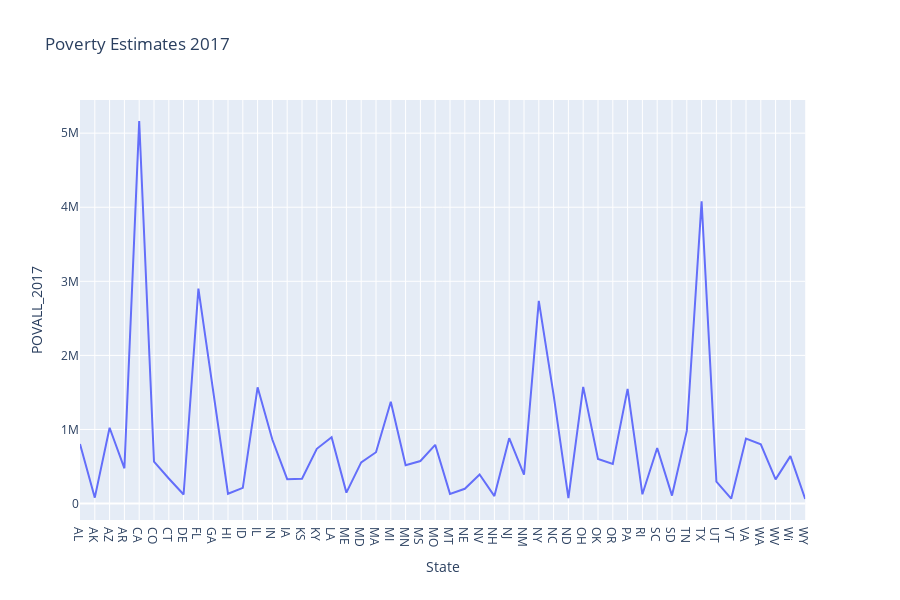

Notebook source saved alongside this figure:
### Code cell
poverty_data_2017 = px.line(states, x='State', y='POVALL_2017', title='Poverty Estimates 2017')
poverty_data_2017.show()

### Figure 1 — Plotly figure (JSON) as saved in the notebook; plotly's stock layout.template omitted (floating-point values rounded to 4 significant figures)
{"data": [{"hoverlabel": {"namelength": 0}, "hovertemplate": "State=%{x}<br>POVALL_2017=%{y}", "legendgroup": "", "line": {"color": "#636efa", "dash": "solid"}, "mode": "lines", "name": "", "showlegend": false, "type": "scatter", "x": ["AL", "AK", "AZ", "AR", "CA", "CO", "CT", "DE", "FL", "GA", "HI", "ID", "IL", "IN", "IA", "KS", "KY", "LA", "ME", "MD", "MA", "MI", "MN", "MS", "MO", "MT", "NE", "NV", "NH", "NJ", "NM", "NY", "NC", "ND", "OH", "OK", "OR", "PA", "RI", "SC", "SD", "TN", "TX", "UT", "VT", "VA", "WA", "WV", "Wi", "WY"], "xaxis": "x", "y": [802263, 79428, 1023337, 475883, 5164169, 566118, 338651, 121592, 2901876, 1536069, 132201, 211937, 1568670, 860753, 328629, 335371, 738563, 893827, 147413, 556549, 692943, 1373358, 517348, 573717, 793001, 130616, 198984, 392857, 100550, 882132, 388790, 2735578, 1468032, 74057, 1575401, 600911, 534846, 1548557, 125208, 750359, 107522, 980394, 4080377, 296138, 65068, 876438, 799675, 326502, 640174, 61319], "yaxis": "y"}], "layout": {"height": 600, "legend": {"tracegroupgap": 0}, "title": {"text": "Poverty Estimates 2017"}, "xaxis": {"anchor": "y", "domain": [0, 0.98], "title": {"text": "State"}}, "yaxis": {"anchor": "x", "domain": [0, 1], "title": {"text": "POVALL_2017"}}}}
